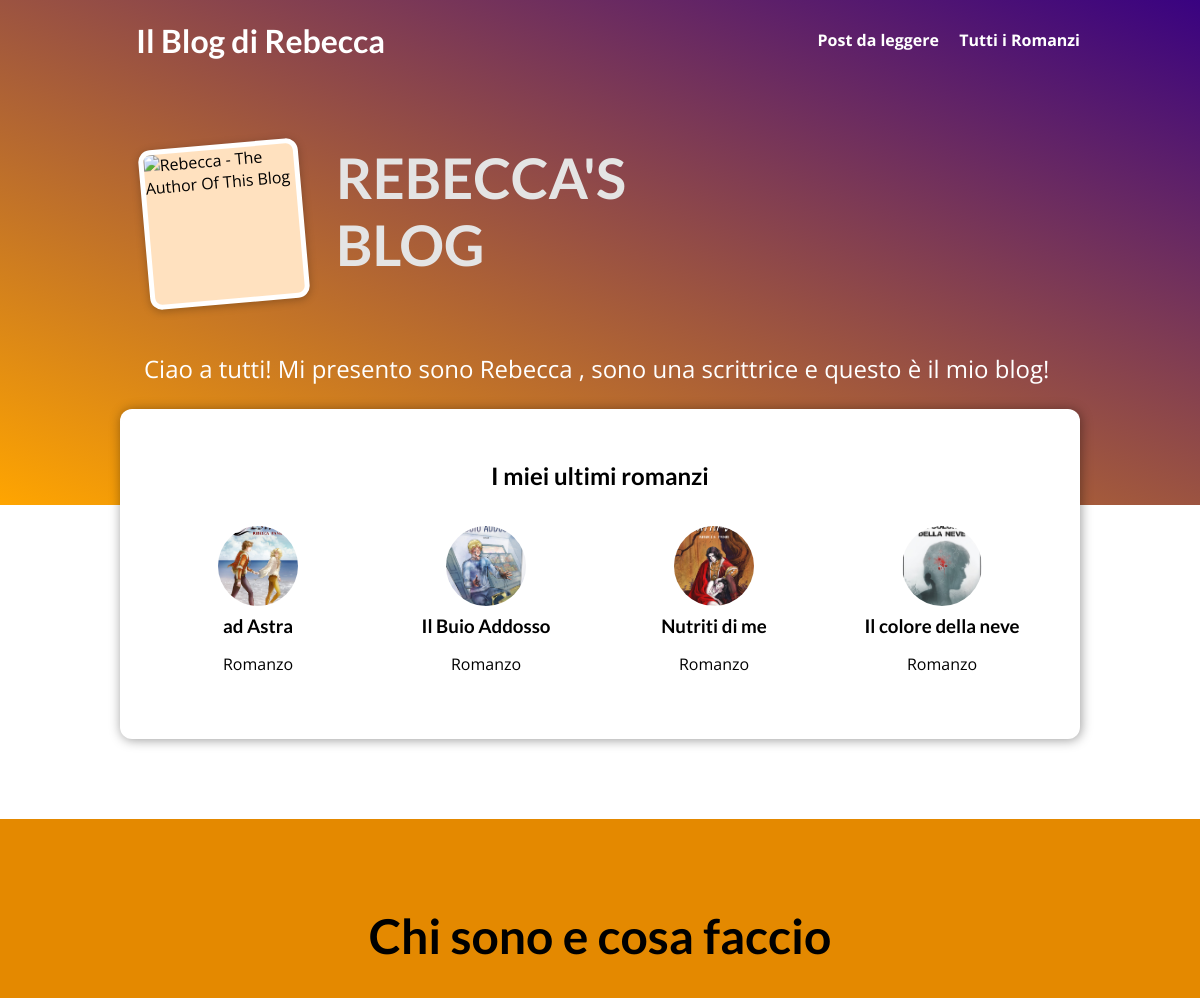
The app's page / (upper part), older data.
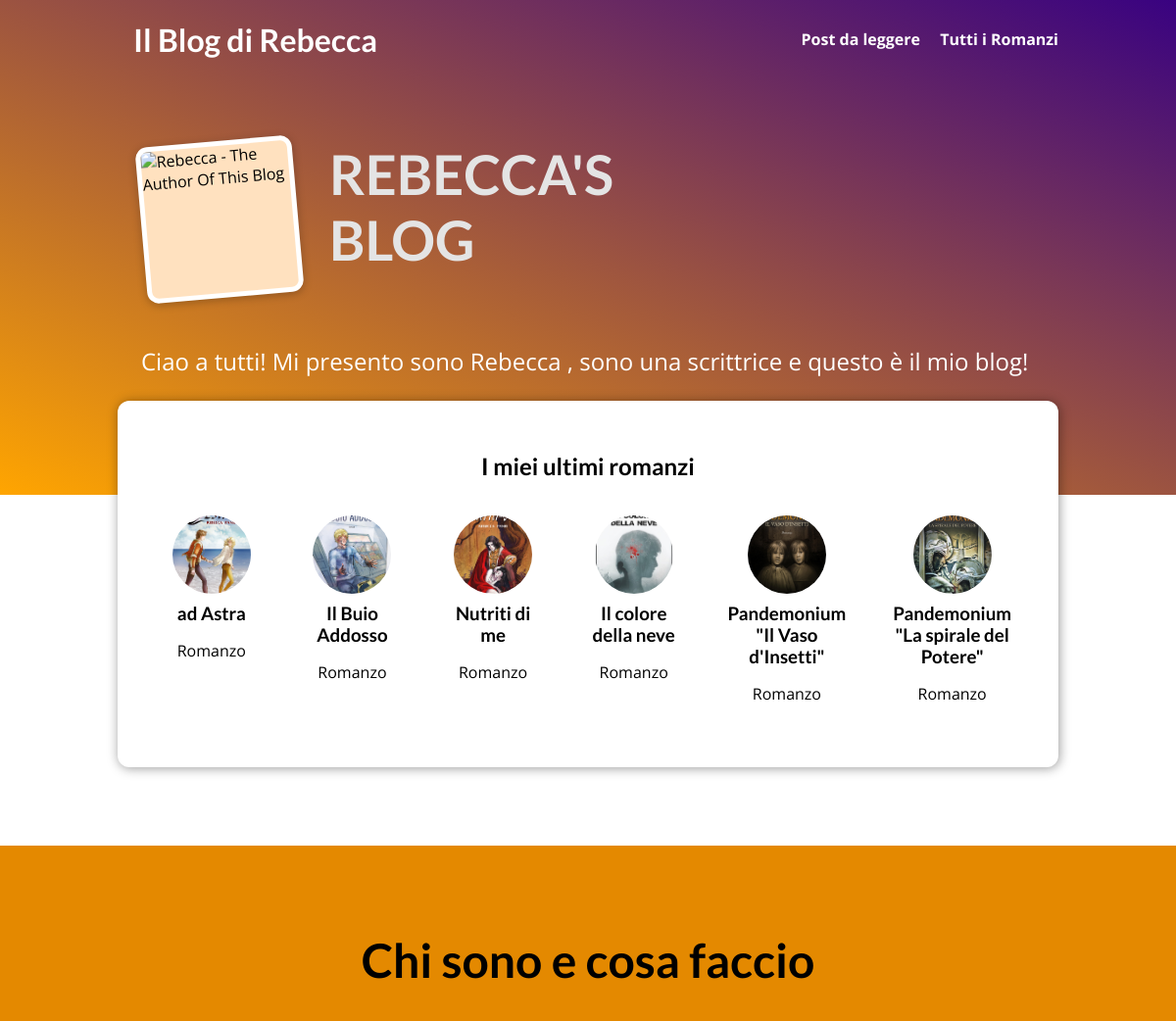
The same page, newer data.
### blog/models.py (models this page shows, shortened)
class Post(models.Model):
    title = models.CharField(max_length=150)
    excerpt = models.CharField(max_length=200)
    image = models.ImageField(upload_to="posts", null=True)
    date = models.DateField(auto_now=True)
    slug = models.SlugField(unique=True, db_index=True)
    content = models.TextField(validators=[MinLengthValidator(10)])
    author = models.ForeignKey(
        Author, on_delete=models.SET_NULL, null=True, related_name="posts")
    tags = models.ManyToManyField(Tag)

### blog/views.py (the view)
# urls.py: path("", views.StartingPageView.as_view(), name="starting-page"),
class StartingPageView(ListView):
    template_name = "blog/index.html"
    model = Post
    ordering = ["-date"]
    context_object_name = "posts"
    def get_queryset(self):
        queryset = super().get_queryset()
        data = queryset[:6]
        return data

### blog/templates/blog/index.html (shortened to what this page needs)
{% extends "base.html" %}
{% load static %}
{% block css_files %}
  <link rel="stylesheet" href="{% static "blog/post.css" %}" />
  <link rel="stylesheet" href="{% static "blog/index.css" %}" />
{% endblock %}
{% block content %}
<section id="welcome">
  <header>
    <img src="{% static "blog/images/rebecca.jpg" %}" alt="Rebecca - The Author Of This Blog" />
    <h2>REBECCA'S BLOG</h2>
  </header>
  <p>Ciao a tutti! Mi presento sono Rebecca , sono una scrittrice e questo è il mio blog! </p>
</section>
<section id="latest-posts">
  <h2>I miei ultimi romanzi</h2>
  <ul>
    {% for post in posts %}
      {% include "blog/includes/post.html" %}
    {% endfor %}
  </ul>
</section>
<section id="about">
  <h2>Chi sono e cosa faccio</h2>
</section>
{% endblock %}

### blog/templates/blog/includes/post.html
<li>
  <article class="post">
    <a href="{% url "post-detail-page" post.slug %}">
      <img src="{{ post.image.url }}" alt="{{ post.title }}"
      />
      <div class="post__content">
        <h3>{{ post.title }}</h3>
        <p>
          {{ post.excerpt }}
        </p>
      </div>
    </a>
  </article>
</li>

Row changes from the older to the newer data that the page shows:
added Post: image (picture), title "Pandemonium \"Il Vaso d'Insetti\"", excerpt "Romanzo"
added Post: image (picture), title "Pandemonium \"La spirale del Potere\"", excerpt "Romanzo"
